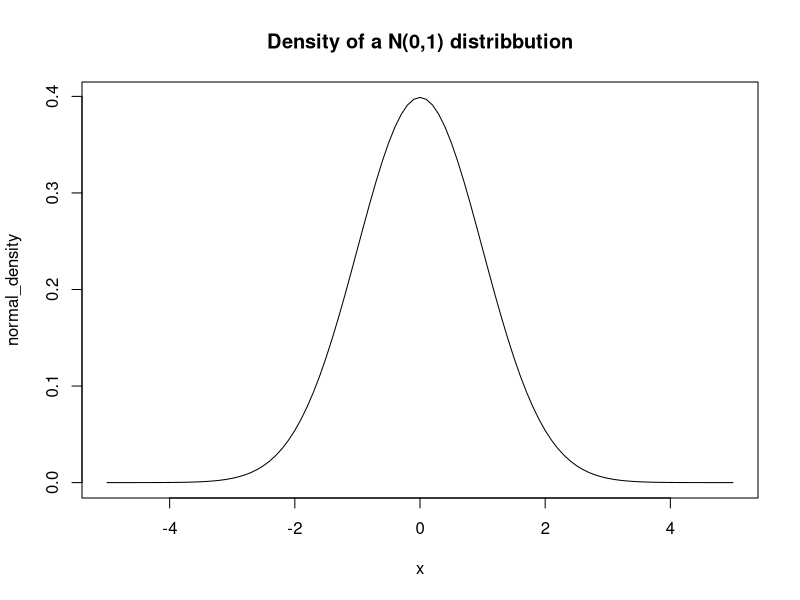
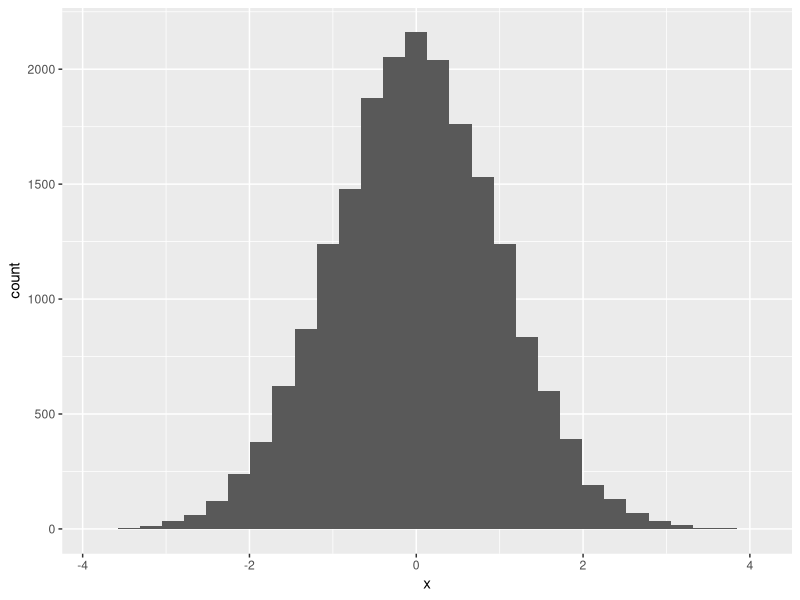
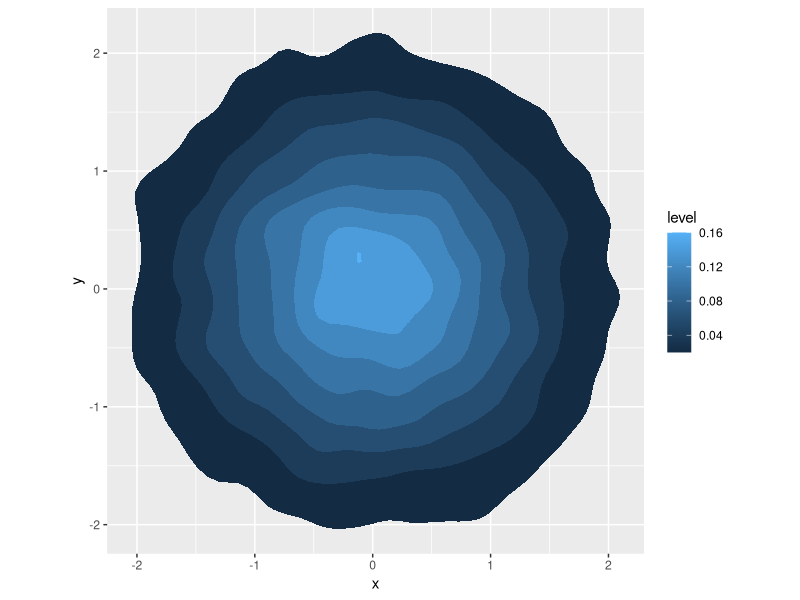
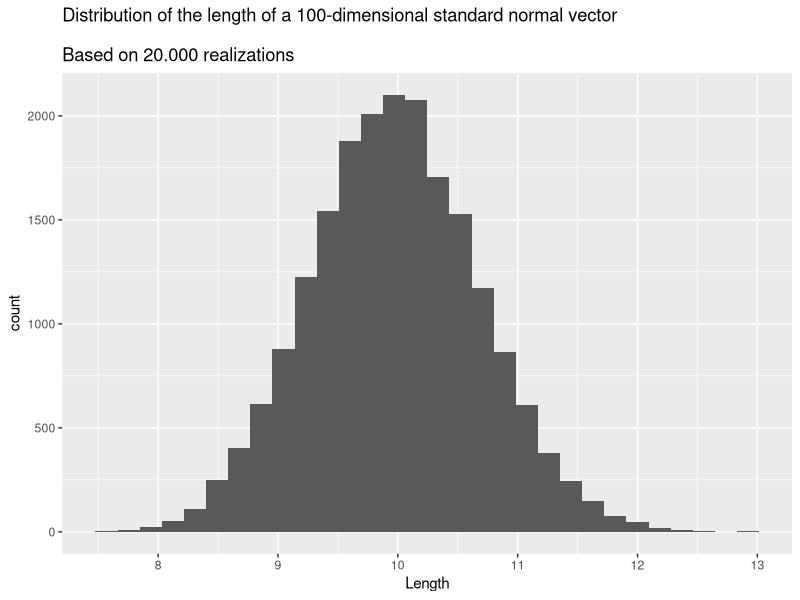

These charts were generated, in order, by the following R code:
## ---- chunk 1
knitr::opts_chunk$set(echo = TRUE)
## ---- chunk 2
normal_density <- dnorm(seq(-5,5, by = 0.1))
plot(seq(-5,5, by = 0.1), normal_density, type = "l",
     main = "Density of a N(0,1) distribbution",
     xlab = "x")
## ---- chunk 3
library(tidyverse)
set.seed(123)
normals_1d <- data.frame(x = rnorm(20000)) 
ggplot(normals_1d, aes(x)) +
  geom_histogram()
## ---- chunk 4
summary(normals_1d)
## ---- chunk 5
library(tidyverse)
normals_2d <- data.frame(x = rnorm(20000),
                         y = rnorm(20000))
plot_normals <- ggplot(normals_2d, aes(x=x, y=y) ) +
  stat_density_2d(aes(fill = ..level..), geom = "polygon") +
  # add this to force ggplot to make a square plot
  # otherwise dimensions will be distorted
  coord_equal() 

plot_normals
   
## ---- chunk 6
matrix(data = rnorm(100*20000), nrow = 20000)%>%
  apply(MARGIN = 1, function(vec) sqrt(sum(vec^2)))%>%
  as.data.frame()%>%
  setNames("Length")%>%
  ggplot(aes(Length)) +
  geom_histogram() +
  labs(title = "Distribution of the length of a 100-dimensional standard normal vector
       \nBased on 20.000 realizations")
